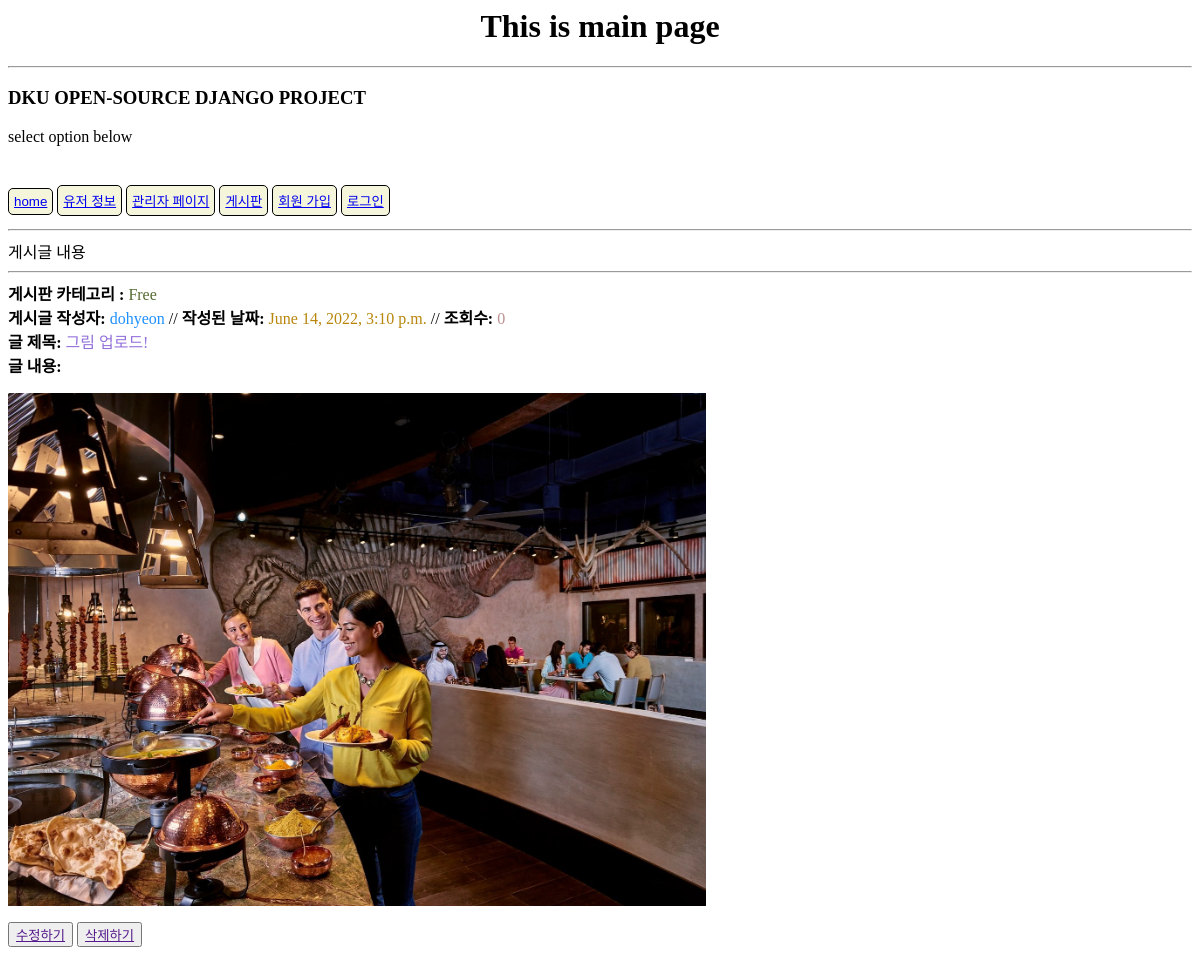
The page /bulletinboard/detail/2/ on the database its author committed.
### bulletinboard/models.py (models this page shows, shortened)
class BulletinBoard(models.Model):
    title = models.CharField(max_length=100, verbose_name='제목') # 글 제목
    contents = models.TextField(verbose_name='내용') # 글 내용
    username = models.ForeignKey('board.User', on_delete=models.CASCADE, verbose_name='글 작성자') # 글 작성자
    write_date = models.DateTimeField(auto_now_add=True, verbose_name='작성 날짜') # 작성된 날짜
    board_category = models.CharField(max_length = 50, default='Free', verbose_name='게시판 카테고리')   # 게시판 분류
    last_update = models.DateTimeField(auto_now = True, verbose_name='최근 수정된 날짜')    # 마지막 수정된 날짜
    view_count = models.PositiveIntegerField(default=0, verbose_name = '조회수')   # 글 조회수
    class Meta:
        db_table = 'bulletinboard'
        verbose_name = '게시판'
        verbose_name_plural = '게시판'

### board/models.py (models this page shows)
class User(models.Model):
    u_id = models.CharField(max_length=40, unique=True, verbose_name='사용자 아이디')
    u_pw = models.CharField(max_length=100, verbose_name='사용자 비밀번호')
    u_name = models.CharField(max_length=20, unique=True, verbose_name='사용자 이름')
    u_phone = models.CharField(max_length=40, unique=True, verbose_name='사용자 번호')
    u_register_date = models.DateTimeField(auto_now_add=True, verbose_name='사용자 계정 생성 시간')
    def __str__(self):
        return self.u_name
    class Meta:
        db_table = 'user'
        verbose_name = '유저 정보'
        verbose_name_plural = '유저 정보'

### bulletinboard/views.py (the view)
# urls.py: path('detail/<int:pk>/', views.bulletin_detail, name="bulletin_detail"),
def bulletin_detail(request, pk):
    login_session = request.session.get('login_session', '')
    context = {'login_session':login_session}
    board = get_object_or_404(BulletinBoard, id=pk)
    context['board'] = board
    return render(request, 'bulletinboard/detail.html', context)

### bulletinboard/templates/bulletinboard/detail.html
{% extends 'board/main.html' %}
{% block contents %}
<div>게시글 내용</div>
<hr>
<div>
    <b> 게시판 카테고리 : </b> <label style="color: darkolivegreen"> {{ board.board_category }} </label>
</div>
<div>
    <b> 게시글 작성자: </b> <label style="color: dodgerblue"> {{ board.username }} </label> // <b> 작성된 날짜: </b> <label style="color: darkgoldenrod"> {{ board.write_date }} </label> // <b> 조회수: </b>  <label style="color: rosybrown"> {{ board.view_count }} </label>
</div>
<div>
    <b> 글 제목: </b>  <label style="color: mediumpurple"> {{ board.title }} </label>
</div>
<div>
    <b> 글 내용: </b> {{ board.contents|safe }}
</div>
<button><a href="">수정하기</a></button>
<button><a href="">삭제하기</a></button>
{% endblock contents %}}

### rows shown on the page
BulletinBoard: board_category "Free", username "dohyeon", write_date "June 14, 2022, 3:10 p.m.", view_count "0", title "그림 업로드!", contents (picture)
